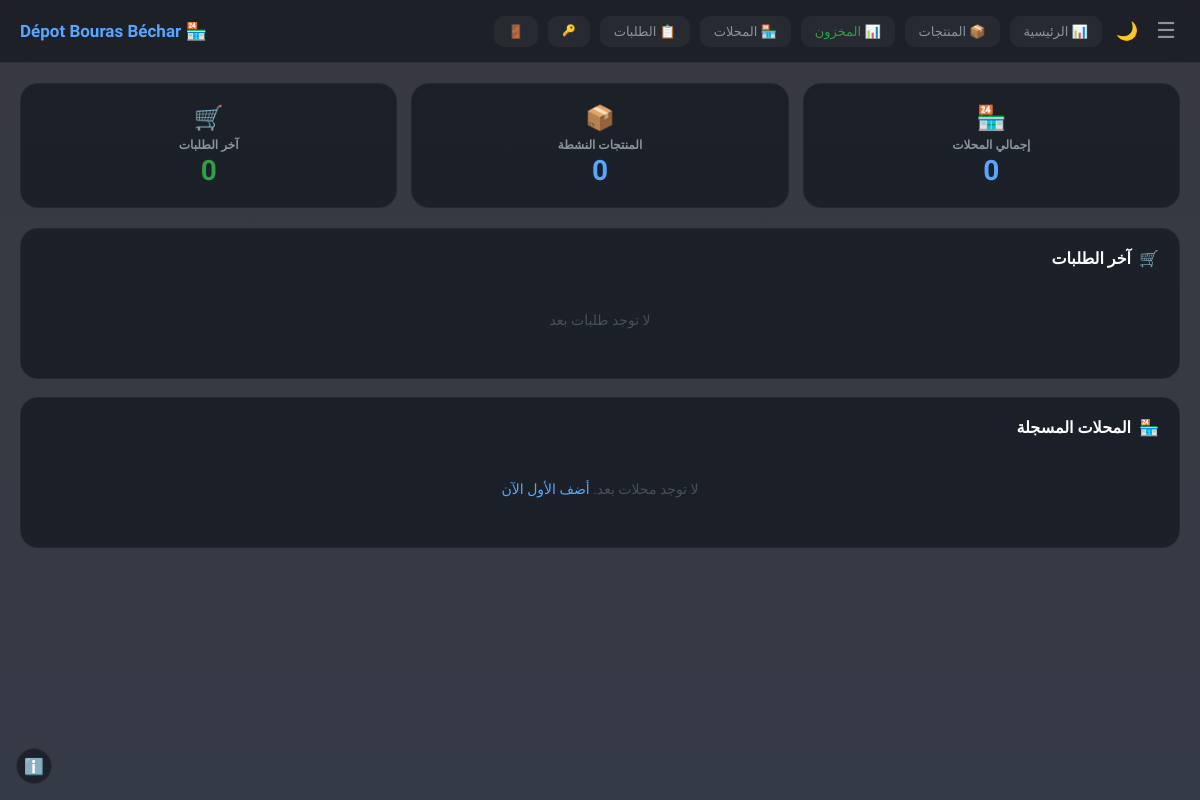
Before: /admin (signed in) with the older database file.
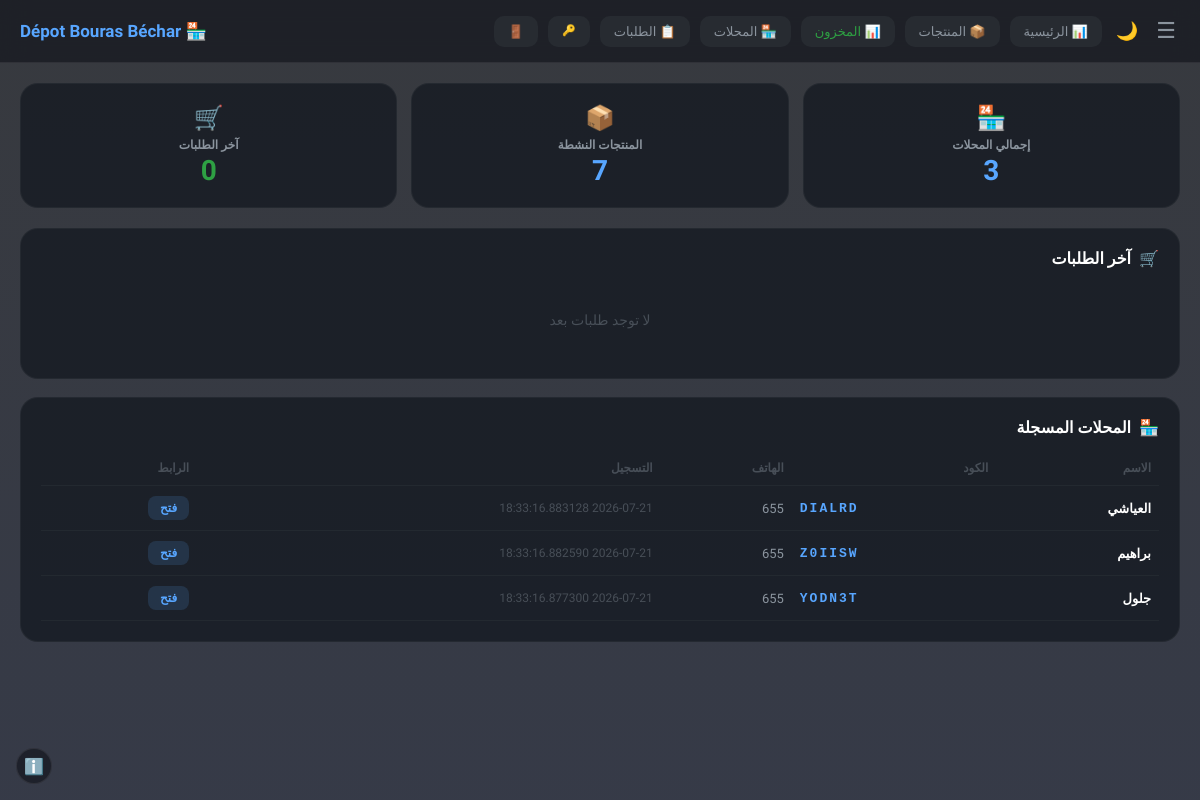
After: the same page with the newer database file.
### app.py (models this page shows)
class Shop(db.Model):
    __tablename__ = 'shops'
    id = db.Column(db.Integer, primary_key=True)
    name = db.Column(db.String(200), nullable=False)
    code = db.Column(db.String(20), unique=True, nullable=False)
    phone = db.Column(db.String(50))
    address = db.Column(db.String(300))
    created_at = db.Column(db.DateTime, default=datetime.now)

### app.py (the view)
@app.route('/admin')
@admin_required
def admin():
    shops = Shop.query.order_by(Shop.created_at.desc()).all()
    products = Product.query.filter_by(available=1).order_by(Product.category, Product.name).all()
    new_orders_count = Order.query.filter_by(status='جديد').count()
    pending_count = Order.query.filter(Order.status != 'تم التوصيل').count()
    recent_orders = Order.query.options(db.joinedload(Order.shop)).order_by(Order.created_at.desc()).limit(20).all()
    return render_template('admin.html', shops=shops, products=products, orders=recent_orders,
                           new_orders_count=new_orders_count, pending_count=pending_count)

### app.py (called while the page is built)
def get_public_url():
    if app.config['PUBLIC_URL']:
        return app.config['PUBLIC_URL'].rstrip('/') + '/'
    try:
        return request.host_url
    except:
        return 'https://'

@app.context_processor
def inject_globals():
    return {
        'shop_name': app.config['SHOP_NAME'],
        'shop_tagline': app.config['SHOP_TAGLINE'],
        'public_url': get_public_url()
    }

def admin_required(f):
    @wraps(f)
    def decorated(*args, **kwargs):
        if not session.get('admin_logged_in'):
            return redirect(url_for('admin_login'))
        return f(*args, **kwargs)
    return decorated

### templates/admin.html (shortened to what this page needs)
<!DOCTYPE html>
<html lang="ar" dir="rtl" data-theme="dark">
<head>
</head>
<body>
<div class="main" id="main">
  <div class="topbar">
    <div style="display:flex;align-items:center;gap:8px">
      <button class="menu-btn" onclick="toggleSidebar()">☰</button>
      <button class="theme-btn" onclick="toggleTheme()" id="themeBtn" title="تغيير الثيم">🌙</button>
      <div class="actions">
        <a href="{{ url_for('admin') }}">📊 الرئيسية</a>
        <a href="{{ url_for('manage_products') }}">📦 المنتجات</a>
        <a href="{{ url_for('manage_stock') }}" style="color:var(--accent-green)">📊 المخزون</a>
        <a href="{{ url_for('manage_shops') }}">🏪 المحلات</a>
        <a href="{{ url_for('view_orders') }}">📋 الطلبات</a>
        <a href="{{ url_for('change_password') }}" style="font-size:11px">🔑</a>
        <a href="{{ url_for('admin_logout') }}" style="color:var(--accent-red)">🚪</a>
      </div>
    </div>
    <h1>🏪 <span>{{ shop_name }}</span></h1>
  </div>
  <div class="container">
    <div class="stats">
      <div class="stat-card">
        <div class="icon">🏪</div>
        <div class="label">إجمالي المحلات</div>
        <div class="num blue">{{ shops|length }}</div>
      </div>
      <div class="stat-card">
        <div class="icon">📦</div>
        <div class="label">المنتجات النشطة</div>
        <div class="num blue">{{ products|length }}</div>
      </div>
      <div class="stat-card">
        <div class="icon">🛒</div>
        <div class="label">آخر الطلبات</div>
        <div class="num green">{{ orders|length }}</div>
      </div>
    </div>
    <div class="card">
      <h2><span>🛒</span> آخر الطلبات</h2>
      {% if orders %}
      <table>
        <tr><th>المحل</th><th>المبلغ</th><th>التاريخ</th><th>الحالة</th><th></th></tr>
        {% for o in orders %}
        <tr class="{{ 'row-new' if o.status=='جديد' }}">
          <td style="font-weight:600">{{ o.shop.name }}</td>
          <td style="color:var(--accent);font-weight:700">{{ '%.2f'|format(o.total) }} د.ج</td>
          <td style="color:var(--text-dim);font-size:12px">{{ o.created_at }}</td>
          <td><span class="badge badge-{{ 'new' if o.status=='جديد' else 'ready' if o.status=='جاهز' else 'done' }}">{{ o.status }}</span></td>
          <td><a href="{{ url_for('order_detail', id=o.id) }}" class="btn-sm btn-view">عرض</a></td>
        </tr>
        {% endfor %}
      </table>
      {% else %}
      <div class="empty">لا توجد طلبات بعد</div>
      {% endif %}
    </div>
    <div class="card">
      <h2><span>🏪</span> المحلات المسجلة</h2>
      {% if shops %}
      <table>
        <tr><th>الاسم</th><th>الكود</th><th>الهاتف</th><th>التسجيل</th><th>الرابط</th></tr>
        {% for s in shops %}
        <tr>
          <td style="font-weight:600">{{ s.name }}</td>
          <td style="direction:ltr;font-family:monospace;color:var(--accent);font-weight:700;letter-spacing:2px">{{ s.code }}</td>
          <td style="color:var(--text-muted);font-size:13px">{{ s.phone or '-' }}</td>
          <td style="color:var(--text-dim);font-size:12px">{{ s.created_at }}</td>
          <td><a href="/shop/{{ s.code }}" target="_blank" class="btn-sm btn-view">فتح</a></td>
        </tr>
        {% endfor %}
      </table>
      {% else %}
      <div class="empty">لا توجد محلات بعد. <a href="{{ url_for('manage_shops') }}">أضف الأول الآن</a></div>
      {% endif %}
    </div>
  </div>
</div>
<button class="info-btn" onclick="showInfo()" title="معلومات الموقع">ℹ️</button>
</body>
</html>

### templates/admin.html (style rules this page uses)
:root,[data-theme="dark"] { --bg:linear-gradient(rgba(11,14,20,0.82),rgba(26,31,46,0.88)),url('https://images.unsplash.com/photo-1768176136613-96a7bfc0049e?fm=jpg&q=60&w=1920'); --card-bg:rgba(22,27,34,0.8); --card-border:rgba(255,255,255,0.04); --topbar-bg:rgba(11,14,20,0.55); --sidebar-bg:rgba(22,27,34,0.98); --text:#fff; --text-muted:#8B949E; --text-dim:#484F58; --link:#58A6FF; --accent:#58A6FF; --accent-green:#2EA043; --accent-red:#DA3633; --btn-bg:rgba(48,54,61,0.5); --btn-hover:rgba(88,166,255,0.15); --input-bg:rgba(13,17,23,0.8); --input-border:rgba(48,54,61,0.5); --border:rgba(255,255,255,0.08); --border-light:rgba(48,54,61,0.4); --sidebar-border:rgba(255,255,255,0.06); --badge-new-bg:rgba(35,134,54,0.2); --badge-ready-bg:rgba(31,111,235,0.2); --badge-done-bg:rgba(48,54,61,0.5); --stat-hover:rgba(88,166,255,0.15); --shadow:0 25px 60px rgba(0,0,0,0.5); }
* { margin:0;padding:0;box-sizing:border-box }
.info-btn { position:fixed;bottom:16px;left:16px;z-index:999;width:36px;height:36px;border-radius:50%;background:var(--topbar-bg);backdrop-filter:blur(8px);border:1px solid var(--border);color:var(--text-muted);font-size:16px;cursor:pointer;display:flex;align-items:center;justify-content:center;transition:all 0.2s }
body { font-family:'Cairo',sans-serif;background:var(--bg);background-size:cover;background-position:center;background-attachment:fixed;color:var(--text);min-height:100vh;transition:background 0.3s,color 0.3s }
.main { margin-right:0;transition:margin 0.3s }
.topbar { background:var(--topbar-bg);backdrop-filter:blur(12px);padding:14px 20px;display:flex;justify-content:space-between;align-items:center;border-bottom:1px solid var(--border);position:sticky;top:0;z-index:50;transition:background 0.3s }
.topbar .menu-btn { background:none;border:none;color:var(--text-muted);font-size:22px;cursor:pointer;padding:4px }
.topbar h1 { font-size:17px;font-weight:700 }
.topbar h1 span { color:var(--accent) }
.topbar .actions { display:flex;gap:10px }
.topbar .actions a { padding:8px 14px;background:var(--btn-bg);border-radius:10px;color:var(--text-muted);text-decoration:none;font-size:13px;transition:all 0.2s }
.theme-btn { background:none;border:none;color:var(--text-muted);font-size:18px;cursor:pointer;padding:6px;border-radius:10px;transition:all 0.2s;display:flex;align-items:center }
.container { padding:20px;max-width:1200px }
.stats { display:grid;grid-template-columns:repeat(auto-fit,minmax(180px,1fr));gap:14px;margin-bottom:20px }
.stat-card { background:var(--card-bg);border:1px solid var(--card-border);border-radius:18px;padding:20px;text-align:center;transition:all 0.3s }
.stat-card .icon { font-size:24px;margin-bottom:6px }
.stat-card .label { color:var(--text-muted);font-size:12px;font-weight:600 }
.stat-card .num { color:var(--text);font-size:28px;font-weight:900;margin-top:2px }
.stat-card .num.blue { color:var(--accent) }
.stat-card .num.green { color:var(--accent-green) }
.card { background:var(--card-bg);border:1px solid var(--card-border);border-radius:18px;padding:20px;margin-bottom:18px;transition:background 0.3s,border 0.3s }
.card h2 { font-size:16px;font-weight:700;margin-bottom:14px;display:flex;align-items:center;gap:8px }
.card h2 span { color:var(--accent) }
table { width:100%;border-collapse:collapse;font-size:13px }
th { text-align:right;padding:10px 8px;color:var(--text-dim);font-weight:600;font-size:12px;border-bottom:1px solid var(--border-light) }
td { padding:10px 8px;border-bottom:1px solid var(--border-light);color:var(--text) }
.btn-sm { padding:5px 12px;border-radius:8px;font-size:12px;text-decoration:none;font-weight:600;transition:all 0.2s;display:inline-block }
.btn-view { background:var(--btn-hover);color:var(--accent) }
.empty { color:var(--text-dim);font-size:14px;text-align:center;padding:30px }

Changed rows visible on the page:
added Shop: name "العياشي", code "DIALRD", phone "655", created_at "2026-07-21 18:33:16.883128"
added Shop: name "براهيم", code "Z0IISW", phone "655", created_at "2026-07-21 18:33:16.882590"
added Shop: name "جلول", code "YODN3T", phone "655", created_at "2026-07-21 18:33:16.877300"
Other visible differences:
{{ shops|length }}: "0" → "3"
{{ products|length }}: "0" → "7"
text no longer shown: "لا توجد محلات بعد. أضف الأول الآن"
text now shown: "الاسم الكود الهاتف التسجيل الرابط"
